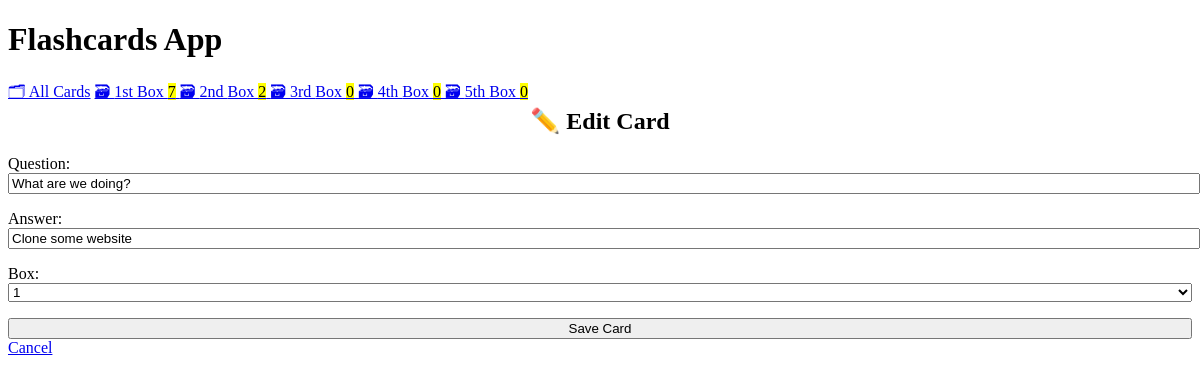
Page /edit/8 on the committed database.
### cards/models.py (models this page shows, shortened)
class Card(models.Model):
    question = models.CharField(max_length=100)
    answer = models.CharField(max_length=100)
    box = models.IntegerField(
        choices=zip(BOXES, BOXES),
        default=BOXES[0],
    )
    date_created = models.DateTimeField(auto_now_add=True)

### cards/views.py (the view)
# urls.py: path("edit/<int:pk>", views.CardUpdateView.as_view(), name="card-update"),
class CardUpdateView(CardCreateView, UpdateView):
    success_url = reverse_lazy("card-list")

### cards/templatetags/cards_tags.py (called while the page is built)
@register.inclusion_tag("cards/box_links.html")
def boxes_as_links():
    boxes = []
    for box_num in BOXES:
        card_count = Card.objects.filter(box=box_num).count()
        boxes.append({"number": box_num, "card_count": card_count})
    return {"boxes": boxes}

### cards/templates/cards/card_form.html (shortened to what this page needs)
{% extends "cards/base.html" %}
{% block content %}
    {% if card %}
        <h2>✏️ Edit Card</h2>
    {% else %}
        <h2>✨ Create New Card</h2>
    {% endif %}
    <form method="post">
        {{ form.as_p }}
        <input type="submit" value="Save Card">
    </form>
    <a href="{% url 'card-list' %}">
        Cancel
    </a>
{% endblock %}

### cards/templates/cards/base.html (style rules this page uses)
:root { --accent: #6e48ad; --accent-bg: white; --bg: #fff; --text: #212121; --text-light: #585858; --border: #d8dae1; --code: #d81b60; --preformatted: #444; }
h2 { text-align: center; }
h2, h4 { margin-top: 0; }
input, select, textarea { width: 100%; }

### rows in the picture
Card: question "What are we doing?", answer "Clone some website", box "1"

### other values in the picture
{{ box.number | ordinal }} "1st" "2nd" "3rd" "4th" "5th"
{{ box.card_count }} "7" "2" "0" "0" "0"
